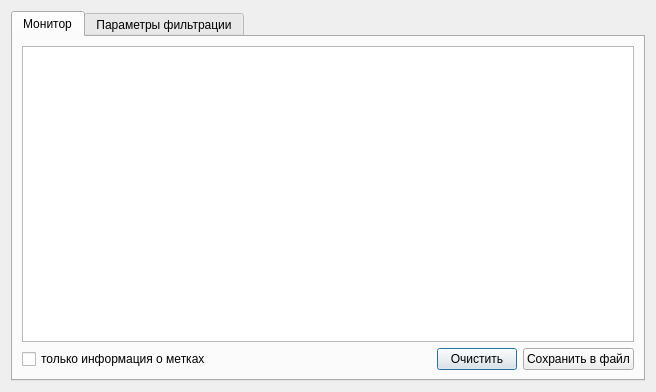
<?xml version="1.0" encoding="UTF-8"?>
<ui version="4.0">
 <class>MonitorWindow</class>
 <widget class="QDialog" name="MonitorWindow">
  <property name="geometry">
   <rect>
    <x>0</x>
    <y>0</y>
    <width>656</width>
    <height>392</height>
   </rect>
  </property>
  <property name="windowTitle">
   <string>Монитор</string>
  </property>
  <property name="sizeGripEnabled">
   <bool>false</bool>
  </property>
  <layout class="QVBoxLayout" name="verticalLayout">
   <item>
    <widget class="QTabWidget" name="mw_tabs">
     <property name="sizePolicy">
      <sizepolicy hsizetype="Expanding" vsizetype="Expanding">
       <horstretch>0</horstretch>
       <verstretch>0</verstretch>
      </sizepolicy>
     </property>
     <property name="currentIndex">
      <number>0</number>
     </property>
     <widget class="QWidget" name="monitor_tab">
      <attribute name="title">
       <string>Монитор</string>
      </attribute>
      <layout class="QVBoxLayout" name="verticalLayout_2">
       <item>
        <widget class="QTableView" name="monitor_view"/>
       </item>
       <item>
        <layout class="QHBoxLayout" name="horizontalLayout">
         <item>
          <widget class="QCheckBox" name="tag_check">
           <property name="text">
            <string>только информация о метках</string>
           </property>
          </widget>
         </item>
         <item>
          <spacer name="horizontalSpacer">
           <property name="orientation">
            <enum>Qt::Horizontal</enum>
           </property>
           <property name="sizeHint" stdset="0">
            <size>
             <width>40</width>
             <height>20</height>
            </size>
           </property>
          </spacer>
         </item>
         <item>
          <widget class="QPushButton" name="clear_button">
           <property name="text">
            <string>Очистить</string>
           </property>
          </widget>
         </item>
         <item>
          <widget class="QPushButton" name="save_file_button">
           <property name="text">
            <string>Сохранить в файл</string>
           </property>
          </widget>
         </item>
        </layout>
       </item>
      </layout>
     </widget>
     <widget class="QWidget" name="filter_tab">
      <attribute name="title">
       <string>Параметры фильтрации</string>
      </attribute>
      <layout class="QVBoxLayout" name="verticalLayout_6">
       <item>
        <spacer name="verticalSpacer_2">
         <property name="orientation">
          <enum>Qt::Vertical</enum>
         </property>
         <property name="sizeHint" stdset="0">
          <size>
           <width>20</width>
           <height>40</height>
          </size>
         </property>
        </spacer>
       </item>
       <item>
        <layout class="QHBoxLayout" name="horizontalLayout_4">
         <item>
          <spacer name="horizontalSpacer_6">
           <property name="orientation">
            <enum>Qt::Horizontal</enum>
           </property>
           <property name="sizeHint" stdset="0">
            <size>
             <width>40</width>
             <height>20</height>
            </size>
           </property>
          </spacer>
         </item>
         <item>
          <layout class="QGridLayout" name="gridLayout">
           <item row="0" column="0">
            <widget class="QLabel" name="label">
             <property name="text">
              <string>Номер устройства:</string>
             </property>
            </widget>
           </item>
           <item row="0" column="1">
            <widget class="QLineEdit" name="numDevEdt">
             <property name="minimumSize">
              <size>
               <width>150</width>
               <height>0</height>
              </size>
             </property>
            </widget>
           </item>
           <item row="1" column="0">
            <widget class="QLabel" name="label_2">
             <property name="text">
              <string>Номер канала:</string>
             </property>
            </widget>
           </item>
           <item row="1" column="1">
            <widget class="QLineEdit" name="numChanEdt"/>
           </item>
           <item row="2" column="0">
            <widget class="QLabel" name="label_3">
             <property name="text">
              <string>ID/Имя метки:</string>
             </property>
            </widget>
           </item>
           <item row="2" column="1">
            <widget class="QLineEdit" name="numTagEdt">
             <property name="text">
              <string/>
             </property>
            </widget>
           </item>
          </layout>
         </item>
         <item>
          <spacer name="horizontalSpacer_5">
           <property name="orientation">
            <enum>Qt::Horizontal</enum>
           </property>
           <property name="sizeHint" stdset="0">
            <size>
             <width>40</width>
             <height>20</height>
            </size>
           </property>
          </spacer>
         </item>
        </layout>
       </item>
       <item>
        <layout class="QHBoxLayout" name="horizontalLayout_3">
         <item>
          <spacer name="horizontalSpacer_3">
           <property name="orientation">
            <enum>Qt::Horizontal</enum>
           </property>
           <property name="sizeHint" stdset="0">
            <size>
             <width>40</width>
             <height>20</height>
            </size>
           </property>
          </spacer>
         </item>
         <item>
          <layout class="QVBoxLayout" name="verticalLayout_3">
           <item>
            <widget class="QFrame" name="frame">
             <property name="minimumSize">
              <size>
               <width>250</width>
               <height>104</height>
              </size>
             </property>
             <property name="frameShape">
              <enum>QFrame::Box</enum>
             </property>
             <property name="frameShadow">
              <enum>QFrame::Raised</enum>
             </property>
             <layout class="QGridLayout" name="gridLayout_2">
              <item row="0" column="0">
               <widget class="QLabel" name="label_4">
                <property name="text">
                 <string>Период:</string>
                </property>
               </widget>
              </item>
              <item row="1" column="0">
               <widget class="QLabel" name="label_7">
                <property name="text">
                 <string>дата</string>
                </property>
               </widget>
              </item>
              <item row="1" column="1">
               <widget class="QLabel" name="label_5">
                <property name="text">
                 <string>с</string>
                </property>
               </widget>
              </item>
              <item row="1" column="2">
               <widget class="QDateEdit" name="sinceDateSpn">
                <property name="dateTime">
                 <datetime>
                  <hour>0</hour>
                  <minute>0</minute>
                  <second>0</second>
                  <year>2010</year>
                  <month>9</month>
                  <day>1</day>
                 </datetime>
                </property>
               </widget>
              </item>
              <item row="1" column="3">
               <widget class="QLabel" name="label_10">
                <property name="text">
                 <string>до</string>
                </property>
               </widget>
              </item>
              <item row="1" column="4">
               <widget class="QDateEdit" name="toDateSpn">
                <property name="dateTime">
                 <datetime>
                  <hour>0</hour>
                  <minute>0</minute>
                  <second>0</second>
                  <year>2011</year>
                  <month>1</month>
                  <day>1</day>
                 </datetime>
                </property>
               </widget>
              </item>
              <item row="2" column="0">
               <widget class="QLabel" name="label_8">
                <property name="text">
                 <string>время</string>
                </property>
               </widget>
              </item>
              <item row="2" column="1">
               <widget class="QLabel" name="label_9">
                <property name="text">
                 <string>с</string>
                </property>
               </widget>
              </item>
              <item row="2" column="3">
               <widget class="QLabel" name="label_6">
                <property name="text">
                 <string>до</string>
                </property>
               </widget>
              </item>
              <item row="2" column="4">
               <widget class="QTimeEdit" name="toTimeSpn">
                <property name="dateTime">
                 <datetime>
                  <hour>23</hour>
                  <minute>59</minute>
                  <second>59</second>
                  <year>2000</year>
                  <month>1</month>
                  <day>1</day>
                 </datetime>
                </property>
                <property name="time">
                 <time>
                  <hour>23</hour>
                  <minute>59</minute>
                  <second>59</second>
                 </time>
                </property>
               </widget>
              </item>
              <item row="2" column="2">
               <widget class="QTimeEdit" name="sinceTimeSpn">
                <property name="focusPolicy">
                 <enum>Qt::WheelFocus</enum>
                </property>
                <property name="inputMethodHints">
                 <set>Qt::ImhPreferNumbers</set>
                </property>
                <property name="calendarPopup">
                 <bool>false</bool>
                </property>
               </widget>
              </item>
             </layout>
            </widget>
           </item>
           <item>
            <layout class="QHBoxLayout" name="horizontalLayout_2">
             <item>
              <spacer name="horizontalSpacer_2">
               <property name="orientation">
                <enum>Qt::Horizontal</enum>
               </property>
               <property name="sizeHint" stdset="0">
                <size>
                 <width>100</width>
                 <height>20</height>
                </size>
               </property>
              </spacer>
             </item>
             <item>
              <layout class="QHBoxLayout" name="horizontalLayout_5"/>
             </item>
             <item>
              <widget class="QPushButton" name="resetFilterBtn">
               <property name="text">
                <string>Сброс параметров</string>
               </property>
              </widget>
             </item>
            </layout>
           </item>
          </layout>
         </item>
         <item>
          <spacer name="horizontalSpacer_4">
           <property name="orientation">
            <enum>Qt::Horizontal</enum>
           </property>
           <property name="sizeHint" stdset="0">
            <size>
             <width>40</width>
             <height>20</height>
            </size>
           </property>
          </spacer>
         </item>
        </layout>
       </item>
       <item>
        <spacer name="verticalSpacer">
         <property name="orientation">
          <enum>Qt::Vertical</enum>
         </property>
         <property name="sizeHint" stdset="0">
          <size>
           <width>20</width>
           <height>40</height>
          </size>
         </property>
        </spacer>
       </item>
      </layout>
     </widget>
    </widget>
   </item>
  </layout>
 </widget>
 <resources/>
 <connections/>
</ui>
